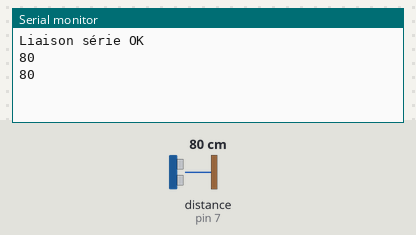
This sketch was run on a simulated Arduino Uno, built with avr-gcc and run on an emulated ATmega328P. Parts: the last lines printed to the serial monitor. Wiring (inferred from the names in the program): ultrasonic range finder: trigger pin 8; echo pin 7. The test bench sets the inputs (shaded band); at power-on: distance to the obstacle (sensor on pin 7) 80 cm. The echo pulse lasts 58.3 µs per cm.

Above: at 1.8 s.
1.9 s: distance to the obstacle (sensor on pin 7) set to 2 cm
At 2.3 s:
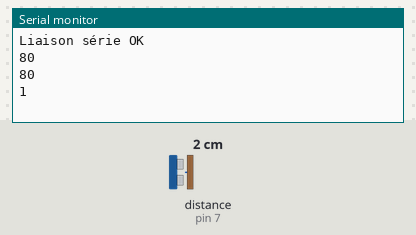
3.4 s: distance to the obstacle (sensor on pin 7) set to 4 cm
At 4.8 s:
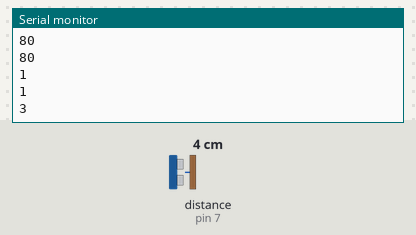
Timing chart, 0 to 6.4 s (numbered marks = the images above; inputs shaded):
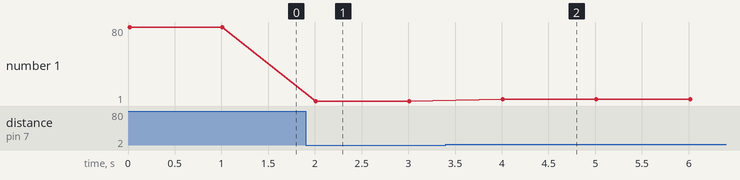

Measured:
- after the input at 1.9 s, the serial monitor: prints a new line after 0.11 s (image 1)
- after the input at 3.4 s, the serial monitor: prints a new line after 0.61 s (image 2)
- plotted number 1: 80 → 1 after the input at 1.9 s, 1 → 3 after the input at 3.4 s

The sketch:

SImCode.ino
```cpp
/////////////////////////////////////////
// Branchements
/////////////////////////////////////////
int triggerPin = 8;
int echoPin = 7;


/////////////////////////////////////////
// Fonction mesurant la distance en cm
/////////////////////////////////////////
long readUltrasonicDistance(int triggerPin, int echoPin)
{
  pinMode(triggerPin, OUTPUT);  // Clear the trigger
  digitalWrite(triggerPin, LOW);
  delayMicroseconds(2);
  // Sets the trigger pin to HIGH state for 10 microseconds
  digitalWrite(triggerPin, HIGH);
  delayMicroseconds(10);
  digitalWrite(triggerPin, LOW);
  pinMode(echoPin, INPUT);
  // Reads the echo pin, and returns the sound wave travel time in microseconds
  return 0.01723 * pulseIn(echoPin, HIGH);
}


/////////////////////////////////////
// SETUP
/////////////////////////////////////
void setup()
{
	Serial.begin(9600);
  	Serial.println("Liaison série OK");
}


////////////////////////////////////////
// LOOP
////////////////////////////////////////
void loop()
{
  Serial.println(readUltrasonicDistance(triggerPin,echoPin));
  delay(1000); // Delay a little bit to improve simulation performance
}
```
